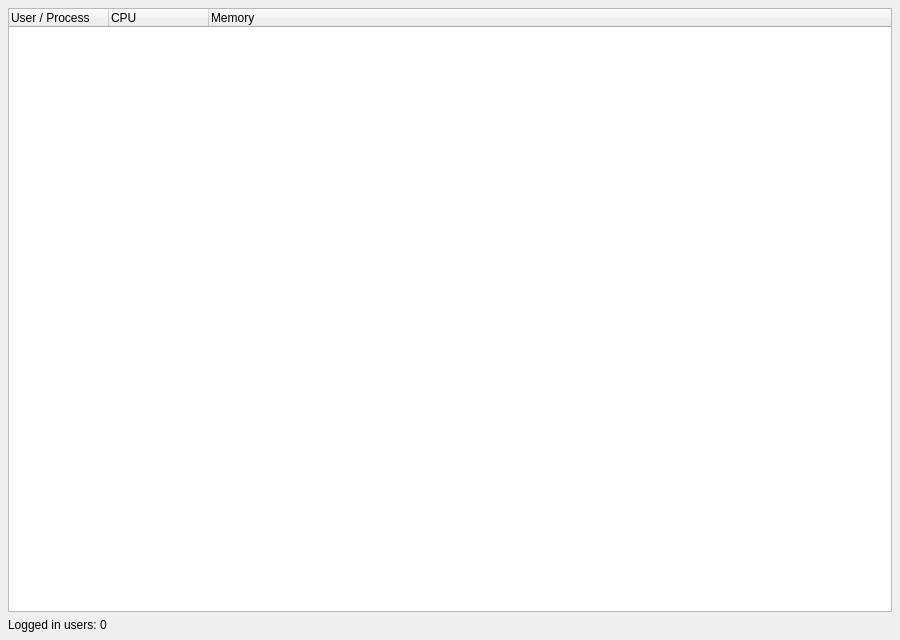
<?xml version="1.0" encoding="UTF-8"?>
<ui version="4.0">
 <class>UsersWidget</class>
 <widget class="QWidget" name="UsersWidget">
  <property name="geometry">
   <rect>
    <x>0</x>
    <y>0</y>
    <width>900</width>
    <height>640</height>
   </rect>
  </property>
  <layout class="QVBoxLayout" name="verticalLayout">
   <property name="leftMargin"><number>8</number></property>
   <property name="topMargin"><number>8</number></property>
   <property name="rightMargin"><number>8</number></property>
   <property name="bottomMargin"><number>8</number></property>
   <property name="spacing"><number>6</number></property>
   <item>
    <widget class="QTreeWidget" name="treeWidget">
     <property name="alternatingRowColors"><bool>true</bool></property>
     <property name="rootIsDecorated"><bool>true</bool></property>
     <property name="itemsExpandable"><bool>true</bool></property>
     <column>
      <property name="text"><string>User / Process</string></property>
     </column>
     <column>
      <property name="text"><string>CPU</string></property>
     </column>
     <column>
      <property name="text"><string>Memory</string></property>
     </column>
    </widget>
   </item>
   <item>
    <widget class="QLabel" name="statusLabel">
     <property name="text"><string>Logged in users: 0</string></property>
    </widget>
   </item>
  </layout>
 </widget>
 <resources/>
 <connections/>
</ui>
